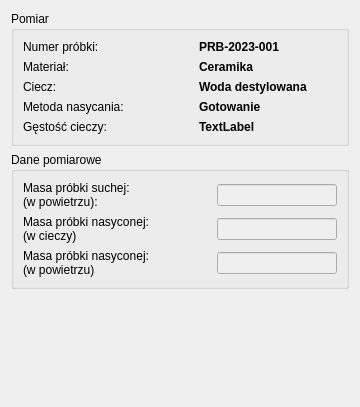
                         <widget class="QWidget" name="scrollAreaWidgetContents">
                          <property name="geometry">
                           <rect>
                            <x>0</x>
                            <y>0</y>
                            <width>360</width>
                            <height>407</height>
                           </rect>
                          </property>
                          <layout class="QVBoxLayout" name="verticalLayout_6">
                           <item>
                            <widget class="QGroupBox" name="groupBoxMeasureInfo">
                             <property name="title">
                              <string>Pomiar</string>
                             </property>
                             <layout class="QFormLayout" name="formLayout_6">
                              <item row="0" column="0">
                               <widget class="QLabel" name="labelSampleIdFinishMeasurementTriple">
                                <property name="text">
                                 <string>Numer próbki:</string>
                                </property>
                               </widget>
                              </item>
                              <item row="0" column="1">
                               <widget class="QLabel" name="editSampleIdAirSaturatedTriple">
                                <property name="font">
                                 <font>
                                  <bold>true</bold>
                                 </font>
                                </property>
                                <property name="text">
                                 <string>PRB-2023-001</string>
                                </property>
                               </widget>
                              </item>
                              <item row="2" column="0">
                               <widget class="QLabel" name="labelSampleMaterialFinishMeasurementTriple">
                                <property name="text">
                                 <string>Materiał:</string>
                                </property>
                               </widget>
                              </item>
                              <item row="2" column="1">
                               <widget class="QLabel" name="editMaterialAirSaturatedTriple">
                                <property name="font">
                                 <font>
                                  <bold>true</bold>
                                 </font>
                                </property>
                                <property name="text">
                                 <string>Ceramika</string>
                                </property>
                               </widget>
                              </item>
                              <item row="3" column="0">
                               <widget class="QLabel" name="labeSampleMaterialFinishMeasurementTriple">
                                <property name="text">
                                 <string>Ciecz:</string>
                                </property>
                               </widget>
                              </item>
                              <item row="3" column="1">
                               <widget class="QLabel" name="editFluidAirSaturatedTriple">
                                <property name="font">
                                 <font>
                                  <bold>true</bold>
                                 </font>
                                </property>
                                <property name="text">
                                 <string>Woda destylowana</string>
                                </property>
                               </widget>
                              </item>
                              <item row="4" column="1">
                               <widget class="QLabel" name="editSaturationAirSaturatedTriple">
                                <property name="font">
                                 <font>
                                  <bold>true</bold>
                                 </font>
                                </property>
                                <property name="text">
                                 <string>Gotowanie</string>
                                </property>
                               </widget>
                              </item>
                              <item row="4" column="0">
                               <widget class="QLabel" name="labelSaturationMethodFinishMeasurementTriple">
                                <property name="minimumSize">
                                 <size>
                                  <width>170</width>
                                  <height>0</height>
                                 </size>
                                </property>
                                <property name="text">
                                 <string>Metoda nasycania:</string>
                                </property>
                               </widget>
                              </item>
                              <item row="5" column="0">
                               <widget class="QLabel" name="labelDensityLiquidFinishMeasurementTriple">
                                <property name="minimumSize">
                                 <size>
                                  <width>170</width>
                                  <height>0</height>
                                 </size>
                                </property>
                                <property name="text">
                                 <string>Gęstość cieczy:</string>
                                </property>
                               </widget>
                              </item>
                              <item row="5" column="1">
                               <widget class="QLabel" name="editDensityAirSaturatedTriple">
                                <property name="font">
                                 <font>
                                  <bold>true</bold>
                                 </font>
                                </property>
                                <property name="text">
                                 <string>TextLabel</string>
                                </property>
                               </widget>
                              </item>
                             </layout>
                            </widget>
                           </item>
                           <item>
                            <widget class="QGroupBox" name="calculationHydroDateGroupBox_4">
                             <property name="minimumSize">
                              <size>
                               <width>250</width>
                               <height>0</height>
                              </size>
                             </property>
                             <property name="title">
                              <string>Dane pomiarowe</string>
                             </property>
                             <layout class="QGridLayout" name="gridLayout_4">
                              <item row="0" column="0">
                               <widget class="QLabel" name="labelDryMeasureFinishMeasurementTriple">
                                <property name="text">
                                 <string>Masa próbki suchej:
(w powietrzu):</string>
                                </property>
                               </widget>
                              </item>
                              <item row="2" column="1">
                               <widget class="QLineEdit" name="editAirSaturatedTriple">
                                <property name="enabled">
                                 <bool>false</bool>
                                </property>
                                <property name="maximumSize">
                                 <size>
                                  <width>120</width>
                                  <height>16777215</height>
                                 </size>
                                </property>
                                <property name="alignment">
                                 <set>Qt::AlignmentFlag::AlignRight|Qt::AlignmentFlag::AlignTrailing|Qt::AlignmentFlag::AlignVCenter</set>
                                </property>
                                <property name="readOnly">
                                 <bool>true</bool>
                                </property>
                               </widget>
                              </item>
                              <item row="1" column="0">
                               <widget class="QLabel" name="labelLiquidMeasureFinishMeasurementTriple">
                                <property name="minimumSize">
                                 <size>
                                  <width>170</width>
                                  <height>0</height>
                                 </size>
                                </property>
                                <property name="text">
                                 <string>Masa próbki nasyconej:
(w cieczy)</string>
                                </property>
                               </widget>
                              </item>
                              <item row="0" column="1">
                               <widget class="QLineEdit" name="editDryAirSaturatedTriple">
                                <property name="enabled">
                                 <bool>false</bool>
                                </property>
                                <property name="maximumSize">
                                 <size>
                                  <width>120</width>
                                  <height>16777215</height>
                                 </size>
                                </property>
                                <property name="alignment">
                                 <set>Qt::AlignmentFlag::AlignRight|Qt::AlignmentFlag::AlignTrailing|Qt::AlignmentFlag::AlignVCenter</set>
                                </property>
                                <property name="readOnly">
                                 <bool>true</bool>
                                </property>
                               </widget>
                              </item>
                              <item row="2" column="0">
                               <widget class="QLabel" name="labelMeasureSaturatedFinishMeasurementTriple">
                                <property name="minimumSize">
                                 <size>
                                  <width>170</width>
                                  <height>0</height>
                                 </size>
                                </property>
                                <property name="text">
                                 <string>Masa próbki nasyconej:
(w powietrzu)</string>
                                </property>
                               </widget>
                              </item>
                              <item row="1" column="1">
                               <widget class="QLineEdit" name="editLiquidAirSaturatedTriple">
                                <property name="enabled">
                                 <bool>false</bool>
                                </property>
                                <property name="maximumSize">
                                 <size>
                                  <width>120</width>
                                  <height>16777215</height>
                                 </size>
                                </property>
                                <property name="alignment">
                                 <set>Qt::AlignmentFlag::AlignRight|Qt::AlignmentFlag::AlignTrailing|Qt::AlignmentFlag::AlignVCenter</set>
                                </property>
                                <property name="readOnly">
                                 <bool>true</bool>
                                </property>
                               </widget>
                              </item>
                             </layout>
                            </widget>
                           </item>
                           <item>
                            <spacer name="verticalSpacer_24">
                             <property name="orientation">
                              <enum>Qt::Orientation::Vertical</enum>
                             </property>
                             <property name="sizeHint" stdset="0">
                              <size>
                               <width>20</width>
                               <height>40</height>
                              </size>
                             </property>
                            </spacer>
                           </item>
                          </layout>
                         </widget>
